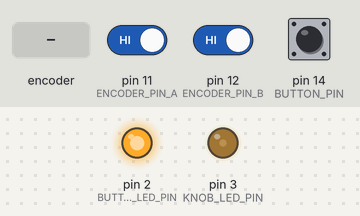
Recording of a sketch running on a simulated Arduino Uno, built with avr-gcc and run on an emulated ATmega328P. Shown: output pins drawn as LEDs (lit = HIGH). The test bench sets the inputs (shaded band); at power-on: pin 14 (BUTTON_PIN) LOW, pin 11 (ENCODER_PIN_A) HIGH, pin 12 (ENCODER_PIN_B) HIGH. What the sketch prints to the serial monitor is not drawn.

Above: at 1.6 s.
1.7 s: rotary encoder on pin 11 (ENCODER_PIN_A) / pin 12 (ENCODER_PIN_B) turned 2 steps (second pin leading)
At 2.9 s:
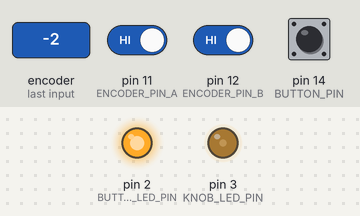
3.6 s: pin 14 (BUTTON_PIN) pulled HIGH for 0.15 s
At 3.67 s:
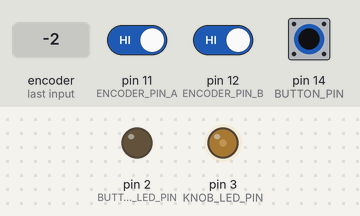
5.2 s: pin 14 (BUTTON_PIN) pulled HIGH for 3.2 s
At 8.8 s:
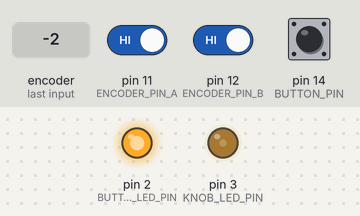
Timing chart, 0 to 10.3 s (numbered marks = the images above; inputs shaded):
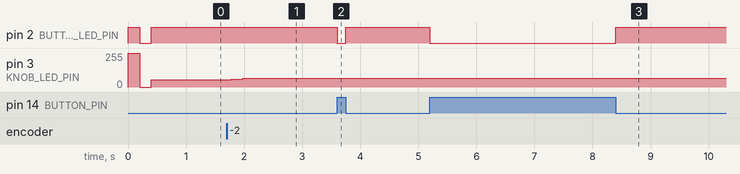

The sketch:

rotary-encoder-test.ino
```cpp
// Demo for Rotary Encoder Breakout Board with Pull-up Resistors
// OSH Park shared project: https://oshpark.com/shared_projects/CN5gjITG
// Target board is Teensy 3.2
// Based on example code from http://playground.arduino.cc/Main/RotaryEncoders
/* Read Quadrature Encoder
   Connect Encoder to Pins encoder0PinA, encoder0PinB, and +5V.
   Sketch by max wolf / www.meso.net
   v. 0.1 - very basic functions - mw 20061220
*/

#define ENCODER_MAX 10
#define ENCODER_MIN -10

#define PWM_MIN 0
#define PWM_MAX 100

#define BUTTON_LED_PIN 2
#define KNOB_LED_PIN 3
#define ENCODER_PIN_A 11
#define ENCODER_PIN_B 12
#define BUTTON_PIN 14

void setup() {
  Serial.begin(115200);

  pinMode(ENCODER_PIN_A, INPUT);
  pinMode(ENCODER_PIN_B, INPUT);
  pinMode(BUTTON_PIN, INPUT);
  pinMode(KNOB_LED_PIN, OUTPUT);
  pinMode(BUTTON_LED_PIN, OUTPUT);

  digitalWrite(KNOB_LED_PIN, HIGH);
  digitalWrite(BUTTON_LED_PIN, HIGH);
  delay(200);
  digitalWrite(KNOB_LED_PIN, LOW);
  digitalWrite(BUTTON_LED_PIN, LOW);
  delay(200);
}

void loop() {
  static int encoderPos = 0;
  static int encoderPinALast = LOW;
  static int n = LOW;

  n = digitalRead(ENCODER_PIN_A);
  if ((encoderPinALast == LOW) && (n == HIGH)) {
    if (digitalRead(ENCODER_PIN_B) == LOW) {
      encoderPos--;
    } else {
      encoderPos++;
    }
  }
  encoderPinALast = n;

  int level = map(encoderPos, ENCODER_MIN, ENCODER_MAX, PWM_MIN, PWM_MAX);
  if (level > PWM_MAX) {
    level = PWM_MAX;
  } else if (level < PWM_MIN) {
    level = PWM_MIN;
  }
  analogWrite(KNOB_LED_PIN, level);

  int buttonState = digitalRead(BUTTON_PIN) ? LOW : HIGH; // invert state
  digitalWrite(BUTTON_LED_PIN, buttonState);

  Serial.print(encoderPos);
  Serial.print("\t");
  Serial.print(level);
  Serial.print("\t");
  Serial.println(buttonState);

}
```

Measured:
- after the input at 1.7 s, pin 3 (KNOB_LED_PIN): 55/255 → 60/255 after 0.08 s, → 65/255 0.20 s later
- after the input at 3.6 s, pin 2 (BUTTON_LED_PIN): HIGH → LOW at once, → HIGH 0.15 s later
- after the input at 5.2 s, pin 2 (BUTTON_LED_PIN): HIGH → LOW at once, → HIGH 3.2 s later
